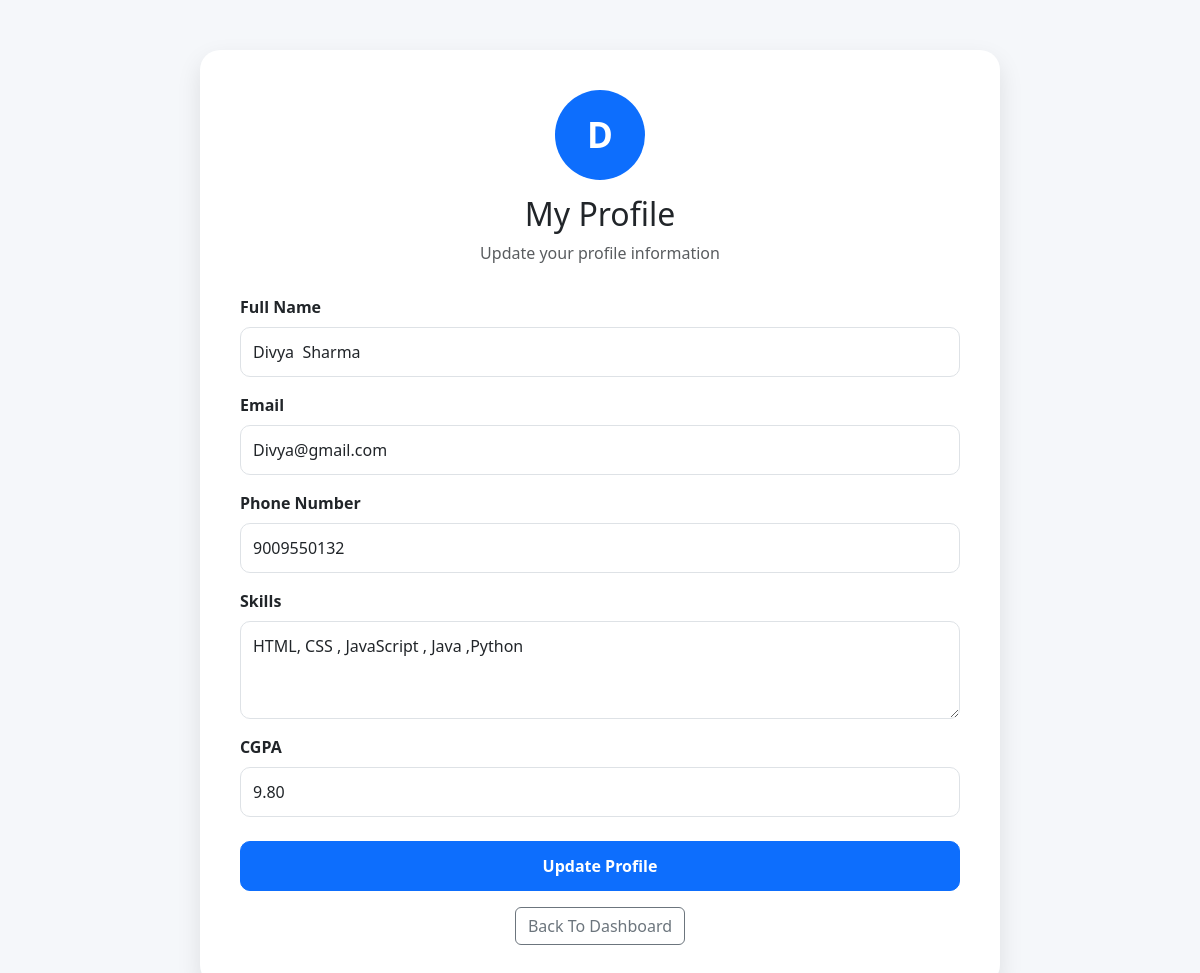
Screenshot of /my-profile/ (signed in) with the database file from the repository.
### jobs/models.py (models this page shows, shortened)
class Student(models.Model):
    user = models.OneToOneField(
    User,
    on_delete=models.CASCADE,
    null=True,
    blank=True
)
    name = models.CharField(max_length=100)
    email = models.EmailField()
    phone = models.CharField(max_length=15)
    skills = models.TextField()
    cgpa = models.DecimalField(max_digits=4, decimal_places=2)

### jobs/views.py (the view, shortened to what this page needs)
# urls.py: path('my-profile/', my_profile),
@login_required(login_url='/login/')
def my_profile(request):
    student = Student.objects.filter(
        user=request.user
    ).first()
    return render(
        request,
        'my_profile.html',
        {
            'student': student
        }
    )

### templates/my_profile.html (shortened to what this page needs)
<!DOCTYPE html>
<html>
<head>
    <link href="https://cdn.jsdelivr.net/npm/bootstrap@5.3.3/dist/css/bootstrap.min.css" rel="stylesheet">
</head>
<body>
<div class="container">
    <div class="profile-card">
        <div class="profile-header">
            <div class="profile-icon">
                {{ student.name|first }}
            </div>
            <h2>My Profile</h2>
            <p class="text-muted">
                Update your profile information
            </p>
        </div>
{% if student %}
        <form method="POST">
            <label class="fw-bold mb-2">Full Name</label>
            <input type="text"
                   name="name"
                   value="{{ student.name }}"
                   class="form-control mb-3">
            <label class="fw-bold mb-2">Email</label>
            <input type="email"
                   name="email"
                   value="{{ student.email }}"
                   class="form-control mb-3">
            <label class="fw-bold mb-2">Phone Number</label>
            <input type="text"
                   name="phone"
                   value="{{ student.phone }}"
                   class="form-control mb-3">
            <label class="fw-bold mb-2">Skills</label>
            <textarea
                name="skills"
                class="form-control mb-3"
                rows="3">{{ student.skills }}</textarea>
            <label class="fw-bold mb-2">CGPA</label>
            <input type="text"
                   name="cgpa"
                   value="{{ student.cgpa }}"
                   class="form-control mb-4">
            <button class="btn btn-primary btn-update">
                Update Profile
            </button>
        </form>
        {% else %}
<div class="alert alert-info">
  Your profile is not associated with any registered student record of this college.
    You can browse available jobs, but you are not eligible to apply for campus placement drives.
</div>
{% endif %}
        <div class="text-center mt-3">
            <a href="/" class="btn btn-outline-secondary">
                Back To Dashboard
            </a>
        </div>
    </div>
</div>
</body>
</html>

### templates/my_profile.html (style rules this page uses)
body { background:#f5f7fa; }
.profile-card { max-width:800px; margin:auto; margin-top:50px; background:white; padding:40px; border-radius:20px; box-shadow:0 10px 25px rgba(0,0,0,0.1); }
.profile-header { text-align:center; margin-bottom:30px; }
.profile-icon { width:90px; height:90px; border-radius:50%; background:#0d6efd; color:white; font-size:35px; font-weight:bold; display:flex; align-items:center; justify-content:center; margin:auto; margin-bottom:15px; }
.form-control { border-radius:10px; padding:12px; }
.btn-update { width:100%; padding:12px; border-radius:10px; font-weight:bold; }

### rows the page displays
Student: name|first "D", name "Divya Sharma", email "Divya@gmail.com", phone "9009550132", skills "HTML, CSS , JavaScript , Java ,Python", cgpa "9.80"
